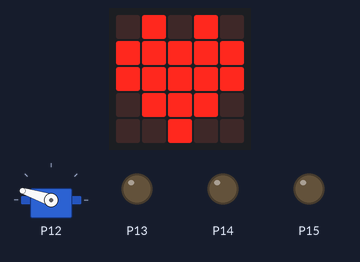
Bench run of a program on a simulated BBC micro:bit (MakeCode). Parts: servo, the board's 5×5 LED display, output pins drawn as LEDs (lit = HIGH).

Above: at 0.7 s.
At 2.7 s:
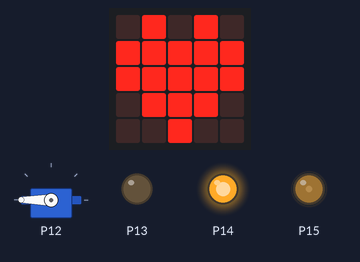
At 4.7 s:
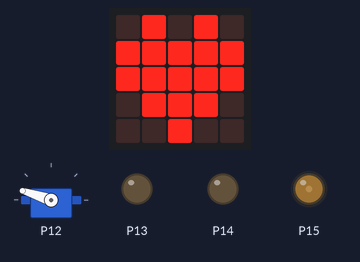
Timing chart, 0 to 130.0 s (numbered marks = the images above):
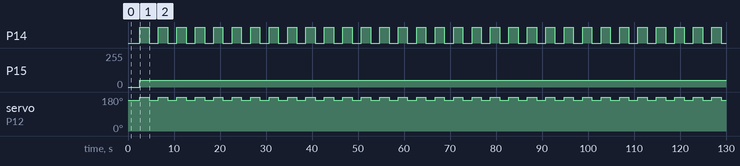

The program:

main.ts
```typescript
function 前に進む () {
    pins.digitalWritePin(DigitalPin.P13, 0)
    pins.digitalWritePin(DigitalPin.P14, 1)
    pins.analogWritePin(AnalogPin.P15, 198)
}
function ライトを消す () {
    pins.digitalWritePin(DigitalPin.P16, 0)
}
function 後ろに進む () {
    pins.digitalWritePin(DigitalPin.P13, 1)
    pins.digitalWritePin(DigitalPin.P14, 0)
    pins.analogWritePin(AnalogPin.P15, 528)
}
function ライトをつける () {
    pins.digitalWritePin(DigitalPin.P16, 1)
}
function 止まる () {
    pins.digitalWritePin(DigitalPin.P14, 0)
    pins.digitalWritePin(DigitalPin.P13, 0)
}
let 正面 = 162
pins.servoWritePin(AnalogPin.P12, 正面)
basic.showIcon(IconNames.Heart)
basic.forever(function () {
    pins.servoWritePin(AnalogPin.P12, 正面)
    止まる()
    basic.pause(2000)
    pins.servoWritePin(AnalogPin.P12, 正面 + 30)
    前に進む()
    basic.pause(2000)
    pins.servoWritePin(AnalogPin.P12, 正面)
    止まる()
    basic.pause(2000)
    pins.servoWritePin(AnalogPin.P12, 正面 + 30)
    前に進む()
    basic.pause(2000)
})
```

test.ts
```typescript
// テストはここに来ます。このパッケージが拡張機能として使用されるときにはコンパイルされません。
```

Measured:
- by itself, P14: alternates HIGH for 2.0 s and LOW for 2.0 s
- by itself, P15: 0/255 → 49/255 at 2.6 s
- by itself, servo on P12: alternates 180° for 2.0 s and 162° for 2.0 s
